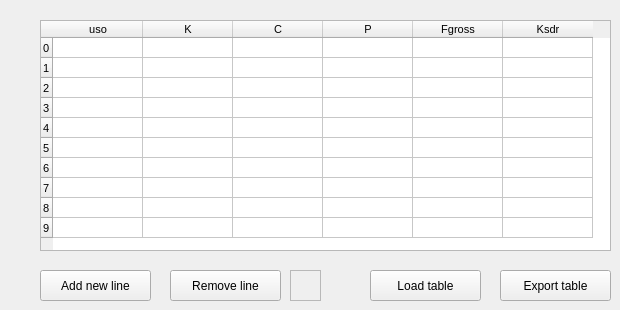
     <widget class="QWidget" name="tab_10">
      <attribute name="title">
       <string>Factors</string>
      </attribute>
      <widget class="QPushButton" name="new_line_text_2">
       <property name="geometry">
        <rect>
         <x>40</x>
         <y>270</y>
         <width>111</width>
         <height>31</height>
        </rect>
       </property>
       <property name="text">
        <string>Add new line</string>
       </property>
      </widget>
      <widget class="QPushButton" name="load_factor">
       <property name="geometry">
        <rect>
         <x>370</x>
         <y>270</y>
         <width>111</width>
         <height>31</height>
        </rect>
       </property>
       <property name="text">
        <string>Load table</string>
       </property>
      </widget>
      <widget class="QPushButton" name="remove_line_2">
       <property name="geometry">
        <rect>
         <x>170</x>
         <y>270</y>
         <width>111</width>
         <height>31</height>
        </rect>
       </property>
       <property name="text">
        <string>Remove line</string>
       </property>
      </widget>
      <widget class="QPushButton" name="exp_parfactor">
       <property name="geometry">
        <rect>
         <x>500</x>
         <y>270</y>
         <width>111</width>
         <height>31</height>
        </rect>
       </property>
       <property name="text">
        <string>Export table</string>
       </property>
      </widget>
      <widget class="QTableWidget" name="table_factor_musle">
       <property name="geometry">
        <rect>
         <x>40</x>
         <y>20</y>
         <width>571</width>
         <height>231</height>
        </rect>
       </property>
       <property name="font">
        <font>
         <pointsize>8</pointsize>
        </font>
       </property>
       <property name="toolTip">
        <string/>
       </property>
       <attribute name="horizontalHeaderDefaultSectionSize">
        <number>90</number>
       </attribute>
       <attribute name="horizontalHeaderMinimumSectionSize">
        <number>20</number>
       </attribute>
       <attribute name="verticalHeaderDefaultSectionSize">
        <number>20</number>
       </attribute>
       <row>
        <property name="text">
         <string>0</string>
        </property>
       </row>
       <row>
        <property name="text">
         <string>1</string>
        </property>
       </row>
       <row>
        <property name="text">
         <string>2</string>
        </property>
       </row>
       <row>
        <property name="text">
         <string>3</string>
        </property>
       </row>
       <row>
        <property name="text">
         <string>4</string>
        </property>
       </row>
       <row>
        <property name="text">
         <string>5</string>
        </property>
       </row>
       <row>
        <property name="text">
         <string>6</string>
        </property>
       </row>
       <row>
        <property name="text">
         <string>7</string>
        </property>
       </row>
       <row>
        <property name="text">
         <string>8</string>
        </property>
       </row>
       <row>
        <property name="text">
         <string>9</string>
        </property>
       </row>
       <column>
        <property name="text">
         <string>uso</string>
        </property>
       </column>
       <column>
        <property name="text">
         <string>K</string>
        </property>
       </column>
       <column>
        <property name="text">
         <string>C</string>
        </property>
       </column>
       <column>
        <property name="text">
         <string>P</string>
        </property>
       </column>
       <column>
        <property name="text">
         <string>Fgross</string>
        </property>
       </column>
       <column>
        <property name="text">
         <string>Ksdr</string>
        </property>
       </column>
      </widget>
      <widget class="QTextEdit" name="remove_line_indx_2">
       <property name="enabled">
        <bool>false</bool>
       </property>
       <property name="geometry">
        <rect>
         <x>290</x>
         <y>270</y>
         <width>31</width>
         <height>31</height>
        </rect>
       </property>
       <property name="minimumSize">
        <size>
         <width>1</width>
         <height>0</height>
        </size>
       </property>
       <property name="font">
        <font>
         <pointsize>7</pointsize>
        </font>
       </property>
       <property name="mouseTracking">
        <bool>false</bool>
       </property>
       <property name="overwriteMode">
        <bool>false</bool>
       </property>
      </widget>
     </widget>
